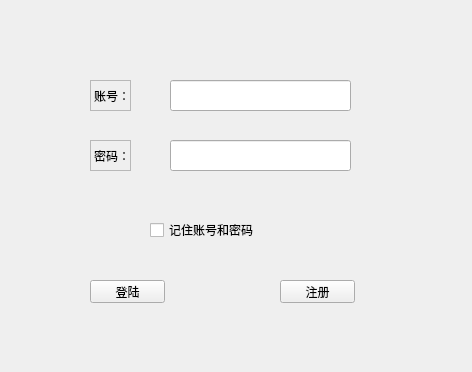
<?xml version="1.0" encoding="UTF-8"?>
<ui version="4.0">
 <class>Form</class>
 <widget class="QWidget" name="Form">
  <property name="geometry">
   <rect>
    <x>0</x>
    <y>0</y>
    <width>472</width>
    <height>372</height>
   </rect>
  </property>
  <property name="windowTitle">
   <string>Form</string>
  </property>
  <widget class="QLabel" name="account_number">
   <property name="geometry">
    <rect>
     <x>90</x>
     <y>80</y>
     <width>41</width>
     <height>31</height>
    </rect>
   </property>
   <property name="toolTip">
    <string>账号登陆</string>
   </property>
   <property name="frameShape">
    <enum>QFrame::StyledPanel</enum>
   </property>
   <property name="frameShadow">
    <enum>QFrame::Sunken</enum>
   </property>
   <property name="text">
    <string>账号：</string>
   </property>
  </widget>
  <widget class="QLineEdit" name="account_edit">
   <property name="geometry">
    <rect>
     <x>170</x>
     <y>80</y>
     <width>181</width>
     <height>31</height>
    </rect>
   </property>
  </widget>
  <widget class="QLabel" name="password">
   <property name="geometry">
    <rect>
     <x>90</x>
     <y>140</y>
     <width>41</width>
     <height>31</height>
    </rect>
   </property>
   <property name="toolTip">
    <string>密码输入</string>
   </property>
   <property name="frameShape">
    <enum>QFrame::StyledPanel</enum>
   </property>
   <property name="frameShadow">
    <enum>QFrame::Sunken</enum>
   </property>
   <property name="text">
    <string>密码：</string>
   </property>
  </widget>
  <widget class="QLineEdit" name="password_edit">
   <property name="geometry">
    <rect>
     <x>170</x>
     <y>140</y>
     <width>181</width>
     <height>31</height>
    </rect>
   </property>
  </widget>
  <widget class="QPushButton" name="login">
   <property name="geometry">
    <rect>
     <x>90</x>
     <y>280</y>
     <width>75</width>
     <height>23</height>
    </rect>
   </property>
   <property name="text">
    <string>登陆</string>
   </property>
  </widget>
  <widget class="QPushButton" name="register_1">
   <property name="geometry">
    <rect>
     <x>280</x>
     <y>280</y>
     <width>75</width>
     <height>23</height>
    </rect>
   </property>
   <property name="text">
    <string>注册</string>
   </property>
  </widget>
  <widget class="QCheckBox" name="rememeber">
   <property name="geometry">
    <rect>
     <x>150</x>
     <y>220</y>
     <width>191</width>
     <height>20</height>
    </rect>
   </property>
   <property name="toolTip">
    <string>记住账号密码，下次自动输入</string>
   </property>
   <property name="text">
    <string>记住账号和密码</string>
   </property>
  </widget>
 </widget>
 <resources/>
 <connections/>
</ui>
